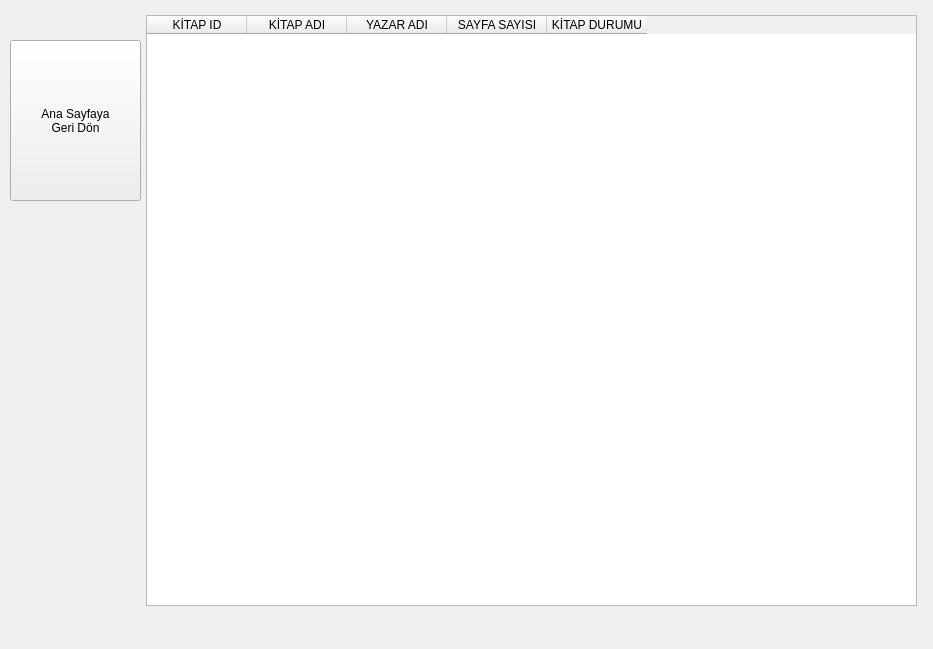
<?xml version="1.0" encoding="UTF-8"?>
<ui version="4.0">
 <class>DockWidget</class>
 <widget class="QDockWidget" name="DockWidget">
  <property name="geometry">
   <rect>
    <x>0</x>
    <y>0</y>
    <width>933</width>
    <height>649</height>
   </rect>
  </property>
  <property name="styleSheet">
   <string notr="true">/* --- KİTAPLIK EKRANI BÜTÜNLÜK TASARIMI --- */

/* Genel Arkaplan - Açık Krem */
#DockWidget &gt; QWidget#dockWidgetContents {
    background-color: #fcf9f2;
}

/* Ana Sayfaya Geri Dön Butonu (Diğer ekranla aynı) */
QPushButton#geri_don_2 {
    background-color: #769c80; 
    color: white;
    font-weight: bold;
    font-size: 13px;
    border: none;
    border-radius: 8px;
    padding: 10px;
}
QPushButton#geri_don_2:hover {
    background-color: #63866c;
}

/* Krem/Yeşil Temalı Tablo (Diğer ekranla aynı) */
QTableWidget#tableWidget {
    background-color: #ffffff;
    alternate-background-color: #f8f6f0; 
    gridline-color: #e0e0e0;
    color: #333333;
    border: 1px solid #cccccc;
    border-radius: 5px;
    selection-background-color: #769c80; /* Satır seçildiğinde açık yeşil olur */
    selection-color: white;
}

/* Tablo Başlıkları */
QHeaderView::section {
    background-color: #2d4b39; 
    color: white;
    font-weight: bold;
    padding: 6px;
    border: none;
    border-right: 1px solid #3b604a;
}</string>
  </property>
  <property name="windowTitle">
   <string>Dijital Kütüphane</string>
  </property>
  <widget class="QWidget" name="dockWidgetContents">
   <widget class="QTableWidget" name="tableWidget">
    <property name="geometry">
     <rect>
      <x>146</x>
      <y>15</y>
      <width>771</width>
      <height>591</height>
     </rect>
    </property>
    <column>
     <property name="text">
      <string>KİTAP ID</string>
     </property>
    </column>
    <column>
     <property name="text">
      <string>KİTAP ADI</string>
     </property>
    </column>
    <column>
     <property name="text">
      <string>YAZAR ADI</string>
     </property>
    </column>
    <column>
     <property name="text">
      <string>SAYFA SAYISI</string>
     </property>
    </column>
    <column>
     <property name="text">
      <string>KİTAP DURUMU</string>
     </property>
    </column>
   </widget>
   <widget class="QPushButton" name="geri_don_2">
    <property name="geometry">
     <rect>
      <x>10</x>
      <y>40</y>
      <width>131</width>
      <height>161</height>
     </rect>
    </property>
    <property name="text">
     <string>Ana Sayfaya
Geri Dön</string>
    </property>
   </widget>
  </widget>
 </widget>
 <resources/>
 <connections/>
</ui>
